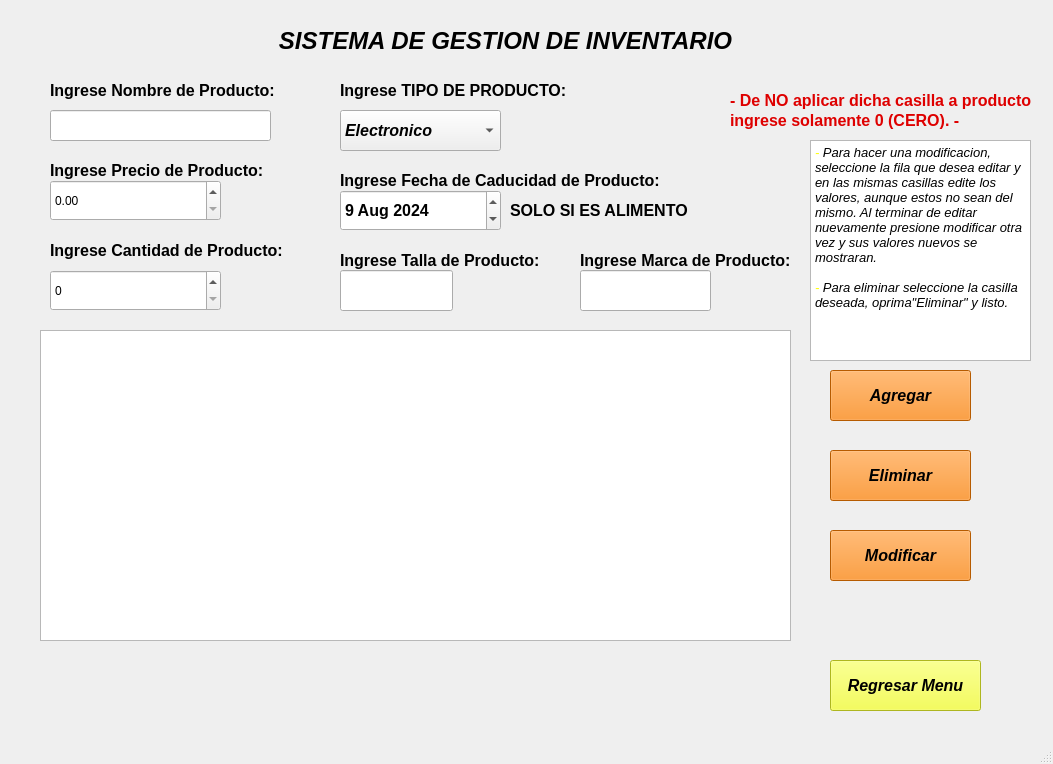
<?xml version="1.0" encoding="UTF-8"?>
<ui version="4.0">
 <class>cframe</class>
 <widget class="QMainWindow" name="cframe">
  <property name="geometry">
   <rect>
    <x>0</x>
    <y>0</y>
    <width>1053</width>
    <height>764</height>
   </rect>
  </property>
  <property name="windowTitle">
   <string>cframe</string>
  </property>
  <widget class="QWidget" name="centralwidget">
   <widget class="QStackedWidget" name="stackedWidget">
    <property name="geometry">
     <rect>
      <x>10</x>
      <y>10</y>
      <width>1031</width>
      <height>651</height>
     </rect>
    </property>
    <property name="currentIndex">
     <number>4</number>
    </property>
    <widget class="QWidget" name="page">
     <widget class="QPushButton" name="pushButton_2">
      <property name="geometry">
       <rect>
        <x>420</x>
        <y>110</y>
        <width>141</width>
        <height>51</height>
       </rect>
      </property>
      <property name="font">
       <font>
        <pointsize>12</pointsize>
        <bold>true</bold>
       </font>
      </property>
      <property name="text">
       <string>Ejercicio 1</string>
      </property>
     </widget>
     <widget class="QPushButton" name="btnEjercicio2">
      <property name="geometry">
       <rect>
        <x>420</x>
        <y>170</y>
        <width>141</width>
        <height>51</height>
       </rect>
      </property>
      <property name="font">
       <font>
        <pointsize>12</pointsize>
        <bold>true</bold>
       </font>
      </property>
      <property name="text">
       <string>Ejercicio 2</string>
      </property>
     </widget>
     <widget class="QPushButton" name="btnEjercicio3">
      <property name="geometry">
       <rect>
        <x>420</x>
        <y>230</y>
        <width>141</width>
        <height>51</height>
       </rect>
      </property>
      <property name="font">
       <font>
        <pointsize>12</pointsize>
        <bold>true</bold>
       </font>
      </property>
      <property name="text">
       <string>Ejercicio 3</string>
      </property>
     </widget>
     <widget class="QPushButton" name="btnEjercicio2_2">
      <property name="geometry">
       <rect>
        <x>420</x>
        <y>290</y>
        <width>141</width>
        <height>51</height>
       </rect>
      </property>
      <property name="font">
       <font>
        <pointsize>12</pointsize>
        <bold>true</bold>
       </font>
      </property>
      <property name="text">
       <string>Ejercicio 4</string>
      </property>
     </widget>
     <widget class="QPushButton" name="BTNSALIR">
      <property name="geometry">
       <rect>
        <x>380</x>
        <y>530</y>
        <width>211</width>
        <height>51</height>
       </rect>
      </property>
      <property name="font">
       <font>
        <pointsize>12</pointsize>
        <bold>true</bold>
       </font>
      </property>
      <property name="styleSheet">
       <string notr="true">background-color: rgb(222, 0, 0);
color: rgb(0, 0, 0);</string>
      </property>
      <property name="text">
       <string>SALIR</string>
      </property>
     </widget>
     <widget class="QLabel" name="label">
      <property name="geometry">
       <rect>
        <x>390</x>
        <y>30</y>
        <width>191</width>
        <height>41</height>
       </rect>
      </property>
      <property name="font">
       <font>
        <pointsize>20</pointsize>
        <italic>true</italic>
        <bold>true</bold>
       </font>
      </property>
      <property name="text">
       <string>MENU</string>
      </property>
      <property name="alignment">
       <set>Qt::AlignmentFlag::AlignCenter</set>
      </property>
     </widget>
    </widget>
    <widget class="QWidget" name="page_5">
     <widget class="QLabel" name="label_2">
      <property name="geometry">
       <rect>
        <x>50</x>
        <y>59</y>
        <width>321</width>
        <height>31</height>
       </rect>
      </property>
      <property name="font">
       <font>
        <pointsize>14</pointsize>
        <bold>true</bold>
       </font>
      </property>
      <property name="text">
       <string>Ingrese un titulo a su tarea:</string>
      </property>
     </widget>
     <widget class="QLineEdit" name="TituloTarea">
      <property name="geometry">
       <rect>
        <x>50</x>
        <y>100</y>
        <width>351</width>
        <height>31</height>
       </rect>
      </property>
     </widget>
     <widget class="QTextEdit" name="DescripcionTarea">
      <property name="geometry">
       <rect>
        <x>50</x>
        <y>191</y>
        <width>351</width>
        <height>141</height>
       </rect>
      </property>
     </widget>
     <widget class="QDateEdit" name="Fecha">
      <property name="geometry">
       <rect>
        <x>570</x>
        <y>60</y>
        <width>141</width>
        <height>51</height>
       </rect>
      </property>
      <property name="font">
       <font>
        <pointsize>11</pointsize>
        <bold>true</bold>
       </font>
      </property>
      <property name="date">
       <date>
        <year>2024</year>
        <month>8</month>
        <day>9</day>
       </date>
      </property>
     </widget>
     <widget class="QComboBox" name="TipoTarea">
      <property name="geometry">
       <rect>
        <x>570</x>
        <y>130</y>
        <width>141</width>
        <height>51</height>
       </rect>
      </property>
      <property name="font">
       <font>
        <pointsize>11</pointsize>
        <bold>true</bold>
       </font>
      </property>
      <item>
       <property name="text">
        <string>Diaria</string>
       </property>
      </item>
      <item>
       <property name="text">
        <string>Semanal</string>
       </property>
      </item>
     </widget>
     <widget class="QPushButton" name="btnAgregarTarea">
      <property name="geometry">
       <rect>
        <x>590</x>
        <y>250</y>
        <width>131</width>
        <height>51</height>
       </rect>
      </property>
      <property name="font">
       <font>
        <pointsize>12</pointsize>
        <bold>true</bold>
       </font>
      </property>
      <property name="text">
       <string>Agregar</string>
      </property>
     </widget>
     <widget class="QLabel" name="label_6">
      <property name="geometry">
       <rect>
        <x>50</x>
        <y>150</y>
        <width>351</width>
        <height>31</height>
       </rect>
      </property>
      <property name="font">
       <font>
        <pointsize>14</pointsize>
        <bold>true</bold>
       </font>
      </property>
      <property name="text">
       <string>Ingrese un descripcion a su tarea:</string>
      </property>
     </widget>
     <widget class="QListWidget" name="ListaTareas">
      <property name="geometry">
       <rect>
        <x>50</x>
        <y>420</y>
        <width>601</width>
        <height>192</height>
       </rect>
      </property>
     </widget>
     <widget class="QLabel" name="label_7">
      <property name="geometry">
       <rect>
        <x>60</x>
        <y>380</y>
        <width>331</width>
        <height>31</height>
       </rect>
      </property>
      <property name="font">
       <font>
        <pointsize>14</pointsize>
        <italic>true</italic>
        <bold>true</bold>
       </font>
      </property>
      <property name="text">
       <string>Descripcion de la tarea:</string>
      </property>
     </widget>
     <widget class="QLabel" name="label_8">
      <property name="geometry">
       <rect>
        <x>90</x>
        <y>10</y>
        <width>271</width>
        <height>21</height>
       </rect>
      </property>
      <property name="font">
       <font>
        <pointsize>18</pointsize>
        <italic>true</italic>
        <bold>true</bold>
       </font>
      </property>
      <property name="text">
       <string>GESTION DE TAREAS</string>
      </property>
     </widget>
    </widget>
    <widget class="QWidget" name="page_4">
     <widget class="QLabel" name="label_3">
      <property name="geometry">
       <rect>
        <x>320</x>
        <y>40</y>
        <width>63</width>
        <height>20</height>
       </rect>
      </property>
      <property name="text">
       <string>ejer2</string>
      </property>
     </widget>
    </widget>
    <widget class="QWidget" name="page_3">
     <widget class="QTextEdit" name="textEdit">
      <property name="geometry">
       <rect>
        <x>50</x>
        <y>160</y>
        <width>411</width>
        <height>321</height>
       </rect>
      </property>
      <property name="font">
       <font>
        <pointsize>14</pointsize>
       </font>
      </property>
      <property name="styleSheet">
       <string notr="true">background-color: rgb(0, 0, 0);
color: rgb(255, 255, 255);</string>
      </property>
     </widget>
     <widget class="QPushButton" name="pushButton_3">
      <property name="geometry">
       <rect>
        <x>650</x>
        <y>180</y>
        <width>171</width>
        <height>51</height>
       </rect>
      </property>
      <property name="font">
       <font>
        <pointsize>12</pointsize>
        <bold>true</bold>
       </font>
      </property>
      <property name="text">
       <string>Negrita</string>
      </property>
     </widget>
     <widget class="QPushButton" name="btnCursiva">
      <property name="geometry">
       <rect>
        <x>650</x>
        <y>250</y>
        <width>171</width>
        <height>51</height>
       </rect>
      </property>
      <property name="font">
       <font>
        <pointsize>12</pointsize>
        <italic>true</italic>
       </font>
      </property>
      <property name="text">
       <string>Cursiva</string>
      </property>
     </widget>
     <widget class="QPushButton" name="btnSubrayado">
      <property name="geometry">
       <rect>
        <x>650</x>
        <y>320</y>
        <width>171</width>
        <height>51</height>
       </rect>
      </property>
      <property name="font">
       <font>
        <pointsize>12</pointsize>
        <underline>true</underline>
       </font>
      </property>
      <property name="text">
       <string>Subrayado</string>
      </property>
     </widget>
     <widget class="QLabel" name="label_9">
      <property name="geometry">
       <rect>
        <x>370</x>
        <y>30</y>
        <width>271</width>
        <height>41</height>
       </rect>
      </property>
      <property name="font">
       <font>
        <pointsize>18</pointsize>
        <italic>true</italic>
        <bold>true</bold>
       </font>
      </property>
      <property name="text">
       <string>EDITOR DE TEXTO</string>
      </property>
      <property name="alignment">
       <set>Qt::AlignmentFlag::AlignCenter</set>
      </property>
     </widget>
    </widget>
    <widget class="QWidget" name="page_2">
     <widget class="QPushButton" name="btnAgg">
      <property name="geometry">
       <rect>
        <x>820</x>
        <y>360</y>
        <width>141</width>
        <height>51</height>
       </rect>
      </property>
      <property name="font">
       <font>
        <pointsize>12</pointsize>
        <italic>true</italic>
        <bold>true</bold>
       </font>
      </property>
      <property name="styleSheet">
       <string notr="true">background-color: rgb(255, 128, 0);
color: rgb(0, 0, 0);</string>
      </property>
      <property name="text">
       <string>Agregar</string>
      </property>
     </widget>
     <widget class="QPushButton" name="btnDelete">
      <property name="geometry">
       <rect>
        <x>820</x>
        <y>440</y>
        <width>141</width>
        <height>51</height>
       </rect>
      </property>
      <property name="font">
       <font>
        <pointsize>12</pointsize>
        <italic>true</italic>
        <bold>true</bold>
       </font>
      </property>
      <property name="styleSheet">
       <string notr="true">background-color: rgb(255, 128, 0);
color: rgb(0, 0, 0);</string>
      </property>
      <property name="text">
       <string>Eliminar</string>
      </property>
     </widget>
     <widget class="QPushButton" name="btnMod">
      <property name="geometry">
       <rect>
        <x>820</x>
        <y>520</y>
        <width>141</width>
        <height>51</height>
       </rect>
      </property>
      <property name="font">
       <font>
        <pointsize>12</pointsize>
        <italic>true</italic>
        <bold>true</bold>
       </font>
      </property>
      <property name="styleSheet">
       <string notr="true">background-color: rgb(255, 128, 0);
color: rgb(0, 0, 0);</string>
      </property>
      <property name="text">
       <string>Modificar</string>
      </property>
     </widget>
     <widget class="QLineEdit" name="nombreEdit">
      <property name="geometry">
       <rect>
        <x>40</x>
        <y>100</y>
        <width>221</width>
        <height>31</height>
       </rect>
      </property>
     </widget>
     <widget class="QComboBox" name="comboBoxTipoProducto">
      <property name="geometry">
       <rect>
        <x>330</x>
        <y>100</y>
        <width>161</width>
        <height>41</height>
       </rect>
      </property>
      <property name="font">
       <font>
        <pointsize>12</pointsize>
        <italic>true</italic>
        <bold>true</bold>
       </font>
      </property>
      <item>
       <property name="text">
        <string>Electronico</string>
       </property>
      </item>
      <item>
       <property name="text">
        <string>Ropa</string>
       </property>
      </item>
      <item>
       <property name="text">
        <string>Alimento</string>
       </property>
      </item>
     </widget>
     <widget class="QListWidget" name="listWidget">
      <property name="geometry">
       <rect>
        <x>30</x>
        <y>320</y>
        <width>751</width>
        <height>311</height>
       </rect>
      </property>
      <property name="font">
       <font>
        <pointsize>12</pointsize>
        <bold>true</bold>
       </font>
      </property>
     </widget>
     <widget class="QSpinBox" name="spinBoxCantidad">
      <property name="geometry">
       <rect>
        <x>40</x>
        <y>260</y>
        <width>171</width>
        <height>41</height>
       </rect>
      </property>
     </widget>
     <widget class="QLineEdit" name="lineEditTalla">
      <property name="geometry">
       <rect>
        <x>330</x>
        <y>260</y>
        <width>113</width>
        <height>41</height>
       </rect>
      </property>
     </widget>
     <widget class="QLineEdit" name="lineEditMarca">
      <property name="geometry">
       <rect>
        <x>570</x>
        <y>260</y>
        <width>131</width>
        <height>41</height>
       </rect>
      </property>
     </widget>
     <widget class="QLabel" name="label_10">
      <property name="geometry">
       <rect>
        <x>220</x>
        <y>10</y>
        <width>551</width>
        <height>41</height>
       </rect>
      </property>
      <property name="font">
       <font>
        <pointsize>18</pointsize>
        <italic>true</italic>
        <bold>true</bold>
       </font>
      </property>
      <property name="text">
       <string>SISTEMA DE GESTION DE INVENTARIO</string>
      </property>
      <property name="alignment">
       <set>Qt::AlignmentFlag::AlignCenter</set>
      </property>
     </widget>
     <widget class="QLabel" name="label_4">
      <property name="geometry">
       <rect>
        <x>40</x>
        <y>70</y>
        <width>301</width>
        <height>21</height>
       </rect>
      </property>
      <property name="font">
       <font>
        <pointsize>12</pointsize>
        <bold>true</bold>
       </font>
      </property>
      <property name="text">
       <string>Ingrese Nombre de Producto:</string>
      </property>
     </widget>
     <widget class="QDoubleSpinBox" name="SBprecioEdit">
      <property name="geometry">
       <rect>
        <x>40</x>
        <y>170</y>
        <width>171</width>
        <height>41</height>
       </rect>
      </property>
      <property name="maximum">
       <double>100000.990000000005239</double>
      </property>
     </widget>
     <widget class="QLabel" name="label_5">
      <property name="geometry">
       <rect>
        <x>40</x>
        <y>150</y>
        <width>301</width>
        <height>21</height>
       </rect>
      </property>
      <property name="font">
       <font>
        <pointsize>12</pointsize>
        <bold>true</bold>
       </font>
      </property>
      <property name="text">
       <string>Ingrese Precio de Producto:</string>
      </property>
     </widget>
     <widget class="QLabel" name="label_11">
      <property name="geometry">
       <rect>
        <x>40</x>
        <y>230</y>
        <width>301</width>
        <height>21</height>
       </rect>
      </property>
      <property name="font">
       <font>
        <pointsize>12</pointsize>
        <bold>true</bold>
       </font>
      </property>
      <property name="text">
       <string>Ingrese Cantidad de Producto:</string>
      </property>
     </widget>
     <widget class="QLabel" name="label_12">
      <property name="geometry">
       <rect>
        <x>330</x>
        <y>70</y>
        <width>251</width>
        <height>21</height>
       </rect>
      </property>
      <property name="font">
       <font>
        <pointsize>12</pointsize>
        <bold>true</bold>
       </font>
      </property>
      <property name="text">
       <string>Ingrese TIPO DE PRODUCTO:</string>
      </property>
     </widget>
     <widget class="QDateEdit" name="dateCaducidadEdit">
      <property name="geometry">
       <rect>
        <x>330</x>
        <y>180</y>
        <width>161</width>
        <height>41</height>
       </rect>
      </property>
      <property name="font">
       <font>
        <pointsize>12</pointsize>
        <bold>true</bold>
       </font>
      </property>
      <property name="date">
       <date>
        <year>2024</year>
        <month>8</month>
        <day>9</day>
       </date>
      </property>
     </widget>
     <widget class="QLabel" name="label_13">
      <property name="geometry">
       <rect>
        <x>330</x>
        <y>160</y>
        <width>331</width>
        <height>21</height>
       </rect>
      </property>
      <property name="font">
       <font>
        <pointsize>12</pointsize>
        <bold>true</bold>
       </font>
      </property>
      <property name="text">
       <string>Ingrese Fecha de Caducidad de Producto:</string>
      </property>
     </widget>
     <widget class="QLabel" name="label_14">
      <property name="geometry">
       <rect>
        <x>330</x>
        <y>240</y>
        <width>301</width>
        <height>21</height>
       </rect>
      </property>
      <property name="font">
       <font>
        <pointsize>12</pointsize>
        <bold>true</bold>
       </font>
      </property>
      <property name="text">
       <string>Ingrese Talla de Producto:</string>
      </property>
     </widget>
     <widget class="QLabel" name="label_15">
      <property name="geometry">
       <rect>
        <x>570</x>
        <y>240</y>
        <width>301</width>
        <height>21</height>
       </rect>
      </property>
      <property name="font">
       <font>
        <pointsize>12</pointsize>
        <bold>true</bold>
       </font>
      </property>
      <property name="text">
       <string>Ingrese Marca de Producto:</string>
      </property>
     </widget>
     <widget class="QLabel" name="label_31">
      <property name="geometry">
       <rect>
        <x>720</x>
        <y>80</y>
        <width>301</width>
        <height>21</height>
       </rect>
      </property>
      <property name="font">
       <font>
        <pointsize>12</pointsize>
        <bold>true</bold>
       </font>
      </property>
      <property name="styleSheet">
       <string notr="true">color: rgb(222, 0, 0);</string>
      </property>
      <property name="text">
       <string>- De NO aplicar dicha casilla a producto,</string>
      </property>
     </widget>
     <widget class="QLabel" name="label_32">
      <property name="geometry">
       <rect>
        <x>720</x>
        <y>100</y>
        <width>301</width>
        <height>21</height>
       </rect>
      </property>
      <property name="font">
       <font>
        <pointsize>12</pointsize>
        <bold>true</bold>
       </font>
      </property>
      <property name="styleSheet">
       <string notr="true">color: rgb(222, 0, 0);</string>
      </property>
      <property name="text">
       <string>ingrese solamente 0 (CERO). -</string>
      </property>
     </widget>
     <widget class="QLabel" name="label_33">
      <property name="geometry">
       <rect>
        <x>500</x>
        <y>190</y>
        <width>191</width>
        <height>21</height>
       </rect>
      </property>
      <property name="font">
       <font>
        <pointsize>12</pointsize>
        <bold>true</bold>
       </font>
      </property>
      <property name="text">
       <string>SOLO SI ES ALIMENTO</string>
      </property>
     </widget>
     <widget class="QTextBrowser" name="textBrowser">
      <property name="geometry">
       <rect>
        <x>800</x>
        <y>130</y>
        <width>221</width>
        <height>221</height>
       </rect>
      </property>
      <property name="html">
       <string>&lt;!DOCTYPE HTML PUBLIC &quot;-//W3C//DTD HTML 4.0//EN&quot; &quot;http://www.w3.org/TR/REC-html40/strict.dtd&quot;&gt;
&lt;html&gt;&lt;head&gt;&lt;meta name=&quot;qrichtext&quot; content=&quot;1&quot; /&gt;&lt;meta charset=&quot;utf-8&quot; /&gt;&lt;style type=&quot;text/css&quot;&gt;
p, li { white-space: pre-wrap; }
hr { height: 1px; border-width: 0; }
li.unchecked::marker { content: &quot;\2610&quot;; }
li.checked::marker { content: &quot;\2612&quot;; }
&lt;/style&gt;&lt;/head&gt;&lt;body style=&quot; font-family:'Segoe UI'; font-size:9pt; font-weight:400; font-style:normal;&quot;&gt;
&lt;p style=&quot; margin-top:0px; margin-bottom:0px; margin-left:0px; margin-right:0px; -qt-block-indent:0; text-indent:0px;&quot;&gt;&lt;span style=&quot; font-size:10pt; font-style:italic; color:#ffff00;&quot;&gt;-&lt;/span&gt;&lt;span style=&quot; font-size:10pt; font-style:italic;&quot;&gt; Para hacer una modificacion, seleccione la fila que desea editar y en las mismas casillas edite los valores, aunque estos no sean del mismo. Al terminar de editar nuevamente presione modificar otra vez y sus valores nuevos se mostraran.&lt;/span&gt;&lt;/p&gt;
&lt;p style=&quot;-qt-paragraph-type:empty; margin-top:0px; margin-bottom:0px; margin-left:0px; margin-right:0px; -qt-block-indent:0; text-indent:0px; font-size:10pt; font-style:italic;&quot;&gt;&lt;br /&gt;&lt;/p&gt;
&lt;p style=&quot; margin-top:0px; margin-bottom:0px; margin-left:0px; margin-right:0px; -qt-block-indent:0; text-indent:0px;&quot;&gt;&lt;span style=&quot; font-size:10pt; font-style:italic; color:#ffff00;&quot;&gt;-&lt;/span&gt;&lt;span style=&quot; font-size:10pt; font-style:italic;&quot;&gt; Para eliminar seleccione la casilla deseada, oprima&amp;quot;Eliminar&amp;quot; y listo.&lt;/span&gt;&lt;/p&gt;&lt;/body&gt;&lt;/html&gt;</string>
      </property>
     </widget>
    </widget>
   </widget>
   <widget class="QPushButton" name="pushButton">
    <property name="geometry">
     <rect>
      <x>830</x>
      <y>660</y>
      <width>151</width>
      <height>51</height>
     </rect>
    </property>
    <property name="font">
     <font>
      <pointsize>12</pointsize>
      <italic>true</italic>
      <bold>true</bold>
     </font>
    </property>
    <property name="styleSheet">
     <string notr="true">background-color: rgb(244, 255, 43);
color: rgb(0, 0, 0);</string>
    </property>
    <property name="text">
     <string>Regresar Menu</string>
    </property>
   </widget>
  </widget>
  <widget class="QMenuBar" name="menubar">
   <property name="geometry">
    <rect>
     <x>0</x>
     <y>0</y>
     <width>1053</width>
     <height>21</height>
    </rect>
   </property>
  </widget>
  <widget class="QStatusBar" name="statusbar"/>
 </widget>
 <resources/>
 <connections/>
</ui>
